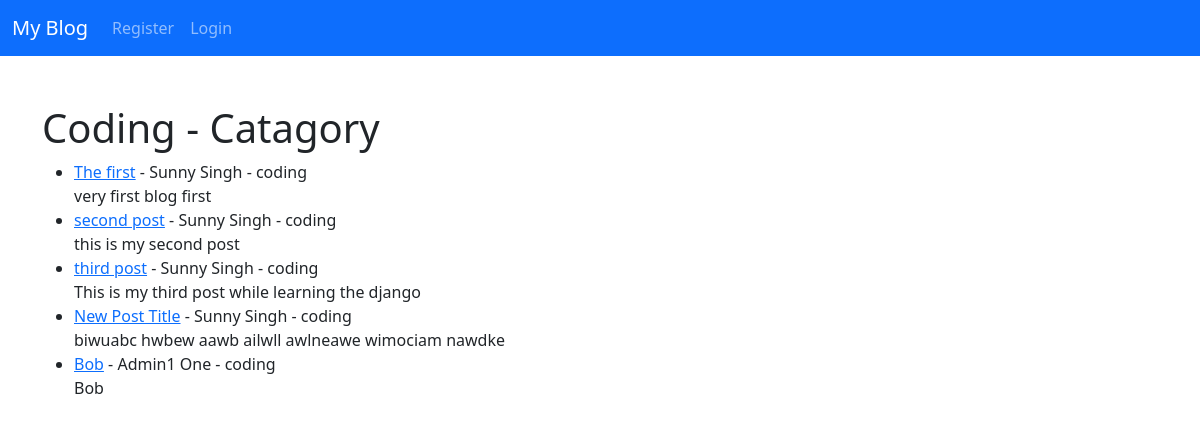
/catagory/coding/, run on the app's committed database.
### blog/models.py (models this page shows, shortened)
class Post(models.Model):
    title = models.CharField(max_length=255)
    header_image = models.ImageField(null=True, blank=True, upload_to='images/')
    title_tag = models.CharField(max_length=255)
    author = models.ForeignKey(User, on_delete=models.CASCADE)
    catagory = models.CharField(max_length=255, default='coding')
    body = RichTextField(blank=True, null=True)
    post_date = models.DateField(auto_now_add=True)
    likes = models.ManyToManyField(User, related_name='blog_post')

### blog/views.py (the view)
# urls.py: path('catagory/<str:cat>/', CatagoryView, name='catagory'),
def CatagoryView(request, cat):
    catagory_posts = Post.objects.filter(catagory=cat)
    return render(request, 'catagory.html', {'cat':cat.title(), 'catagory_posts':catagory_posts})

### blog/templates/catagory.html (shortened to what this page needs)
{% extends 'base.html' %}
{% block content %}
    {% if catagory_posts %}
        <h1>{{ cat }} - Catagory</h1>
        <ul>
            {% for post in catagory_posts %}
                <li><a href="{% url 'article-detail' post.pk %}"> {{ post.title }}</a> - {{ post.author.first_name }}
                    {{ post.author.last_name }} - {{ post.catagory }}
                    <br/>
                    {{ post.body | slice:":100" }}
                </li>
            {% endfor %}
        </ul>
    {% else %}
        <p>This page does not exists</p>
    {% endif %}
{% endblock %}

### data on the page
Post: title "The first", author.first_name "Sunny", author.last_name "Singh", catagory "coding", body "very first blog first"
Post: title "second post", author.first_name "Sunny", author.last_name "Singh", catagory "coding", body "this is my second post"
Post: title "third post", author.first_name "Sunny", author.last_name "Singh", catagory "coding", body "This is my third post while learning the django"
Post: title "New Post Title", author.first_name "Sunny", author.last_name "Singh", catagory "coding", body "biwuabc hwbew aawb ailwll awlneawe wimociam nawdke"
Post: title "Bob", author.first_name "Admin1", author.last_name "One", catagory "coding", body "Bob"

### other printed values
{{ cat }} "Coding"
